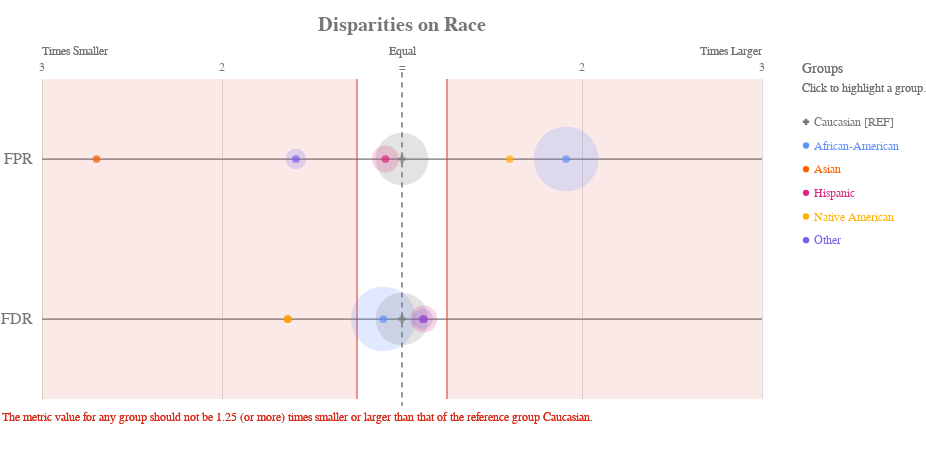

This figure's notebook cell:
### Markdown cell above
### Check for disparities in Race

### Code cell
ap.disparity(bdf, metrics, 'race', fairness_threshold = disparity_tolerance)

### Figure 1 — Vega-Lite specification as saved in the notebook (floating-point values rounded to 4 significant figures)
{"config": {"view": {"continuousWidth": 400, "continuousHeight": 300, "strokeWidth": 0}, "axisLeft": {"labelColor": "rgb(117,117,117)", "labelFont": "Arial", "labelFontSize": 16}, "title": {"align": "center", "baseline": "middle", "color": "rgb(117,117,117)", "font": "Arial", "fontSize": 20, "fontWeight": "bold"}}, "layer": [{"data": {"name": "data-99e6e85d8dec8831ad6997b70771f4a9"}, "mark": {"type": "rule", "stroke": "rgb(117,117,117)", "strokeWidth": 1.25, "tooltip": ""}, "encoding": {"x": {"type": "quantitative", "field": "x", "scale": {"domain": [-2, 2], "range": [40.0, 760.0]}}, "x2": {"field": "x2"}, "y": {"type": "nominal", "axis": {"domain": false, "labelAngle": 0, "labelPadding": -30, "orient": "left", "ticks": false, "title": ""}, "field": "metric", "scale": {"domain": ["FPR", "FDR"], "range": [40.0, 360.0]}}}}, {"data": {"name": "data-79dd248bdaa0ea02c535240e8ad022c8"}, "mark": {"type": "rule", "stroke": "rgb(117,117,117)", "strokeDash": [5, 5], "strokeWidth": 1}, "encoding": {"tooltip": {"value": "Caucasian [REF]"}, "x": {"value": 400.0}, "y": {"value": 33.33}, "y2": {"value": 366.7}}}, {"data": {"name": "data-c233327f4cd9b4c2df31bf8015c83e4a"}, "mark": {"type": "text", "align": "center", "color": "rgb(117,117,117)", "font": "Arial", "fontSize": 12, "fontWeight": "normal", "tooltip": ""}, "encoding": {"text": {"type": "nominal", "field": "label"}, "x": {"type": "quantitative", "field": "value", "scale": {"domain": [-2, 2], "range": [40.0, 760.0]}}, "y": {"value": 28.0}}}, {"layer": [{"mark": {"type": "text", "align": "left", "fill": "rgb(117,117,117)", "font": "Arial", "fontSize": 12, "fontWeight": "normal", "tooltip": ""}, "encoding": {"text": {"value": "Times Smaller"}, "x": {"value": 40.0}, "y": {"value": 12.0}}}, {"mark": {"type": "text", "align": "right", "fill": "rgb(117,117,117)", "font": "Arial", "fontSize": 12, "fontWeight": "normal", "tooltip": ""}, "encoding": {"text": {"value": "Times Larger"}, "x": {"value": 760.0}, "y": {"value": 12.0}}}, {"mark": {"type": "text", "align": "center", "fill": "rgb(117,117,117)", "font": "Arial", "fontSize": 12, "fontWeight": "normal", "tooltip": ""}, "encoding": {"text": {"value": "Equal"}, "x": {"value": 400.0}, "y": {"value": 12.0}}}], "data": {"name": "data-79dd248bdaa0ea02c535240e8ad022c8"}}, {"layer": [{"mark": {"type": "rule", "opacity": 0.8, "stroke": "rgb(217, 46, 28)", "strokeWidth": 1.25, "tooltip": ""}, "encoding": {"x": {"type": "quantitative", "field": "min", "scale": {"domain": [-2, 2], "range": [40.0, 760.0]}}, "y": {"value": 40.0}, "y2": {"value": 360.0}}}, {"mark": {"type": "rule", "opacity": 0.8, "stroke": "rgb(217, 46, 28)", "strokeWidth": 1.25, "tooltip": ""}, "encoding": {"x": {"type": "quantitative", "field": "max", "scale": {"domain": [-2, 2], "range": [40.0, 760.0]}}, "y": {"value": 40.0}, "y2": {"value": 360.0}}}, {"layer": [{"mark": {"type": "rect", "fill": "rgb(217, 46, 28)", "opacity": 0.1, "tooltip": ""}, "encoding": {"x": {"type": "quantitative", "field": "min", "scale": {"domain": [-2, 2], "range": [40.0, 760.0]}}, "x2": {"field": "lower_end"}, "y": {"value": 40.0}, "y2": {"value": 360.0}}}, {"mark": {"type": "rect", "fill": "rgb(217, 46, 28)", "opacity": 0.1, "tooltip": ""}, "encoding": {"x": {"type": "quantitative", "field": "max", "scale": {"domain": [-2, 2], "range": [40.0, 760.0]}}, "x2": {"field": "upper_end"}, "y": {"value": 40.0}, "y2": {"value": 360.0}}}]}, {"data": {"name": "data-79dd248bdaa0ea02c535240e8ad022c8"}, "mark": {"type": "text", "align": "left", "baseline": "top", "fill": "rgb(217, 46, 28)", "font": "Arial", "fontSize": 12, "fontWeight": "normal", "tooltip": ""}, "encoding": {"text": {"value": "The metric value for any group should not be 1.25 (or more) times smaller or larger than that of the reference group Caucasian."}, "x": {"value": 0}, "y": {"value": 373.3}}}], "data": {"name": "data-feb20f5d4dfe62687617135ffee93d46"}}, {"layer": [{"mark": "circle"}, {"data": {"name": "data-5864a158107748c35ed793b866297d9a"}, "mark": {"type": "circle", "opacity": 0.2}, "encoding": {"color": {"condition": {"type": "nominal", "field": "attribute_value", "legend": null, "scale": {"domain": ["Caucasian", "African-American", "Asian", "Hispanic", "Native American", "Other"], "range": ["rgb(117,117,117)", "rgb(100, 143, 255)", "rgb(254, 97, 0)", "rgb(220, 38, 127)", "rgb(255, 176, 0)", "rgb(120, 94, 240)"]}, "selection": "selector001"}, "value": "rgb(224,224,224)"}, "size": {"type": "quantitative", "field": "group_size", "legend": null, "scale": {"domain": [0, 4435.0], "range": [0, 5027.0]}}, "tooltip": [{"type": "nominal", "field": "attribute_value", "title": "Group"}, {"type": "nominal", "field": "tooltip_group_size", "title": "Group Size"}, {"type": "nominal", "field": "tooltip_disparity_explanation_fpr", "title": "Disparity"}, {"type": "quantitative", "field": "fpr", "format": ".2f", "title": "FPR"}], "x": {"type": "quantitative", "axis": {"domain": false, "labels": false, "ticks": false, "title": null, "values": [1, 2, -2, -1]}, "field": "fpr_disparity_scaled", "scale": {"domain": [-2, 2], "range": [40.0, 760.0]}}, "y": {"type": "nominal", "axis": {"domain": false, "grid": false, "labels": false, "ticks": false, "title": " "}, "field": "metric_variable", "scale": {"domain": ["FPR", "FDR"], "range": [40.0, 360.0]}}}, "selection": {"selector003": {"type": "multi", "empty": "all", "fields": ["attribute_value"]}}, "transform": [{"calculate": "'FPR'", "as": "metric_variable"}]}, {"data": {"name": "data-5864a158107748c35ed793b866297d9a"}, "mark": {"type": "circle", "opacity": 0.2}, "encoding": {"color": {"condition": {"type": "nominal", "field": "attribute_value", "legend": null, "scale": {"domain": ["Caucasian", "African-American", "Asian", "Hispanic", "Native American", "Other"], "range": ["rgb(117,117,117)", "rgb(100, 143, 255)", "rgb(254, 97, 0)", "rgb(220, 38, 127)", "rgb(255, 176, 0)", "rgb(120, 94, 240)"]}, "selection": "selector001"}, "value": "rgb(224,224,224)"}, "size": {"type": "quantitative", "field": "group_size", "legend": null, "scale": {"domain": [0, 4435.0], "range": [0, 5027.0]}}, "tooltip": [{"type": "nominal", "field": "attribute_value", "title": "Group"}, {"type": "nominal", "field": "tooltip_group_size", "title": "Group Size"}, {"type": "nominal", "field": "tooltip_disparity_explanation_fdr", "title": "Disparity"}, {"type": "quantitative", "field": "fdr", "format": ".2f", "title": "FDR"}], "x": {"type": "quantitative", "axis": {"domain": false, "labels": false, "ticks": false, "title": null, "values": [1, 2, -2, -1]}, "field": "fdr_disparity_scaled", "scale": {"domain": [-2, 2], "range": [40.0, 760.0]}}, "y": {"type": "nominal", "axis": {"domain": false, "grid": false, "labels": false, "ticks": false, "title": " "}, "field": "metric_variable", "scale": {"domain": ["FPR", "FDR"], "range": [40.0, 360.0]}}}, "selection": {"selector005": {"type": "multi", "empty": "all", "fields": ["attribute_value"]}}, "transform": [{"calculate": "'FDR'", "as": "metric_variable"}]}, {"layer": [{"mark": "point"}, {"data": {"name": "data-5864a158107748c35ed793b866297d9a"}, "mark": {"type": "point", "filled": true, "size": 60}, "encoding": {"color": {"condition": {"type": "nominal", "field": "attribute_value", "legend": null, "scale": {"domain": ["Caucasian", "African-American", "Asian", "Hispanic", "Native American", "Other"], "range": ["rgb(117,117,117)", "rgb(100, 143, 255)", "rgb(254, 97, 0)", "rgb(220, 38, 127)", "rgb(255, 176, 0)", "rgb(120, 94, 240)"]}, "selection": "selector001"}, "value": "rgb(224,224,224)"}, "shape": {"type": "nominal", "field": "attribute_value", "legend": null, "scale": {"domain": ["Caucasian", "African-American", "Asian", "Hispanic", "Native American", "Other"], "range": ["cross", "circle", "circle", "circle", "circle", "circle"]}}, "tooltip": [{"type": "nominal", "field": "attribute_value", "title": "Group"}, {"type": "nominal", "field": "tooltip_group_size", "title": "Group Size"}, {"type": "nominal", "field": "tooltip_disparity_explanation_fpr", "title": "Disparity"}, {"type": "quantitative", "field": "fpr", "format": ".2f", "title": "FPR"}], "x": {"type": "quantitative", "axis": {"domain": false, "labels": false, "ticks": false, "title": null, "values": [1, 2, -2, -1]}, "field": "fpr_disparity_scaled", "scale": {"domain": [-2, 2], "range": [40.0, 760.0]}}, "y": {"type": "nominal", "axis": {"domain": false, "grid": false, "labels": false, "ticks": false, "title": " "}, "field": "metric_variable", "scale": {"domain": ["FPR", "FDR"], "range": [40.0, 360.0]}}}, "selection": {"selector002": {"type": "multi", "empty": "all", "fields": ["attribute_value"]}}, "transform": [{"calculate": "'FPR'", "as": "metric_variable"}]}, {"data": {"name": "data-5864a158107748c35ed793b866297d9a"}, "mark": {"type": "point", "filled": true, "size": 60}, "encoding": {"color": {"condition": {"type": "nominal", "field": "attribute_value", "legend": null, "scale": {"domain": ["Caucasian", "African-American", "Asian", "Hispanic", "Native American", "Other"], "range": ["rgb(117,117,117)", "rgb(100, 143, 255)", "rgb(254, 97, 0)", "rgb(220, 38, 127)", "rgb(255, 176, 0)", "rgb(120, 94, 240)"]}, "selection": "selector001"}, "value": "rgb(224,224,224)"}, "shape": {"type": "nominal", "field": "attribute_value", "legend": null, "scale": {"domain": ["Caucasian", "African-American", "Asian", "Hispanic", "Native American", "Other"], "range": ["cross", "circle", "circle", "circle", "circle", "circle"]}}, "tooltip": [{"type": "nominal", "field": "attribute_value", "title": "Group"}, {"type": "nominal", "field": "tooltip_group_size", "title": "Group Size"}, {"type": "nominal", "field": "tooltip_disparity_explanation_fdr", "title": "Disparity"}, {"type": "quantitative", "field": "fdr", "format": ".2f", "title": "FDR"}], "x": {"type": "quantitative", "axis": {"domain": false, "labels": false, "ticks": false, "title": null, "values": [1, 2, -2, -1]}, "field": "fdr_disparity_scaled", "scale": {"domain": [-2, 2], "range": [40.0, 760.0]}}, "y": {"type": "nominal", "axis": {"domain": false, "grid": false, "labels": false, "ticks": false, "title": " "}, "field": "metric_variable", "scale": {"domain": ["FPR", "FDR"], "range": [40.0, 360.0]}}}, "selection": {"selector004": {"type": "multi", "empty": "all", "fields": ["attribute_value"]}}, "transform": [{"calculate": "'FDR'", "as": "metric_variable"}]}]}]}, {"layer": [{"mark": {"type": "point", "filled": true, "opacity": 1, "size": 39.48}, "encoding": {"color": {"condition": {"type": "nominal", "field": "attribute_value", "legend": null, "scale": {"domain": ["Caucasian", "African-American", "Asian", "Hispanic", "Native American", "Other"], "range": ["rgb(117,117,117)", "rgb(100, 143, 255)", "rgb(254, 97, 0)", "rgb(220, 38, 127)", "rgb(255, 176, 0)", "rgb(120, 94, 240)"]}, "selection": "selector001"}, "value": "rgb(224,224,224)"}, "shape": {"type": "nominal", "field": "attribute_value", "legend": null, "scale": {"domain": ["Caucasian", "African-American", "Asian", "Hispanic", "Native American", "Other"], "range": ["cross", "circle", "circle", "circle", "circle", "circle"]}}, "x": {"value": 804}, "y": {"type": "nominal", "axis": {"domain": false, "grid": false, "labels": false, "ticks": false, "title": " "}, "field": "attribute_value", "scale": {"domain": ["Caucasian", "African-American", "Asian", "Hispanic", "Native American", "Other"], "range": [71, 213]}}}, "selection": {"selector001": {"type": "multi", "empty": "all", "fields": ["attribute_value"]}}}, {"mark": {"type": "text", "align": "left", "baseline": "middle", "font": "Arial", "fontSize": 12, "fontWeight": "normal"}, "encoding": {"color": {"condition": {"type": "nominal", "field": "attribute_value", "legend": null, "scale": {"domain": ["Caucasian", "African-American", "Asian", "Hispanic", "Native American", "Other"], "range": ["rgb(117,117,117)", "rgb(100, 143, 255)", "rgb(254, 97, 0)", "rgb(220, 38, 127)", "rgb(255, 176, 0)", "rgb(120, 94, 240)"]}, "selection": "selector001"}, "value": "rgb(224,224,224)"}, "text": {"type": "nominal", "field": "label"}, "x": {"value": 812}, "y": {"type": "nominal", "axis": {"domain": false, "grid": false, "labels": false, "ticks": false, "title": " "}, "field": "attribute_value", "scale": {"domain": ["Caucasian", "African-American", "Asian", "Hispanic", "Native American", "Other"], "range": [71, 213]}}}, "selection": {"selector006": {"type": "multi", "empty": "all", "fields": ["attribute_value"]}}}, {"data": {"name": "data-79dd248bdaa0ea02c535240e8ad022c8"}, "mark": {"type": "text", "align": "left", "baseline": "middle", "color": "rgb(117,117,117)", "font": "Arial", "fontSize": 12, "fontWeight": "normal"}, "encoding": {"text": {"value": "Click to highlight a group."}, "x": {"value": 800}, "y": {"value": 49}}}, {"data": {"name": "data-79dd248bdaa0ea02c535240e8ad022c8"}, "mark": {"type": "text", "align": "left", "baseline": "middle", "color": "rgb(117,117,117)", "font": "Arial", "fontSize": 14, "fontWeight": "normal"}, "encoding": {"text": {"value": "Groups"}, "x": {"value": 800}, "y": {"value": 30}}}], "data": {"name": "data-88ed55fc5802429837a290e492c87da9"}}], "height": 400, "padding": {"top": 15, "bottom": 10}, "resolve": {"scale": {"size": "independent", "y": "independent"}}, "title": "Disparities on Race", "width": 800, "$schema": "https://vega.github.io/schema/vega-lite/v4.8.1.json", "datasets": {"data-99e6e85d8dec8831ad6997b70771f4a9": [{"metric": "FPR", "x": -2, "x2": 2}, {"metric": "FDR", "x": -2, "x2": 2}], "data-79dd248bdaa0ea02c535240e8ad022c8": [{"a": 1, "b": 0}, {"a": 1, "b": 0}], "data-c233327f4cd9b4c2df31bf8015c83e4a": [{"value": 1, "label": 2}, {"value": 2, "label": 3}, {"value": -2, "label": 3}, {"value": -1, "label": 2}, {"value": 0, "label": "="}], "data-feb20f5d4dfe62687617135ffee93d46": [{"min": -0.25, "max": 0.25, "lower_end": -2, "upper_end": 2}], "data-5864a158107748c35ed793b866297d9a": [{"attribute_name": "race", "attribute_value": "African-American", "group_size": 3696, "total_entities": 7214, "fpr": 0.4485, "fdr": 0.3703, "fpr_disparity": 1.912, "fdr_disparity": 0.9061, "fpr_disparity_scaled": 0.9121, "fdr_disparity_scaled": -0.1036, "tooltip_group_size": "3,696 (51.23%)", "tooltip_disparity_explanation_fpr": "1.91 times larger FPR than the reference group", "tooltip_disparity_explanation_fdr": "1.10 times smaller FDR than the reference group"}, {"attribute_name": "race", "attribute_value": "Asian", "group_size": 32, "total_entities": 7214, "fpr": 0.08696, "fdr": 0.25, "fpr_disparity": 0.3707, "fdr_disparity": 0.6117, "fpr_disparity_scaled": -1.697, "fdr_disparity_scaled": -0.6347, "tooltip_group_size": "32 (0.44%)", "tooltip_disparity_explanation_fpr": "2.70 times smaller FPR than the reference group", "tooltip_disparity_explanation_fdr": "1.63 times smaller FDR than the reference group"}, {"attribute_name": "race", "attribute_value": "Caucasian", "group_size": 2454, "total_entities": 7214, "fpr": 0.2345, "fdr": 0.4087, "fpr_disparity": 1.0, "fdr_disparity": 1.0, "fpr_disparity_scaled": 0.0, "fdr_disparity_scaled": 0.0, "tooltip_group_size": "2,454 (34.02%)", "tooltip_disparity_explanation_fpr": "Reference group", "tooltip_disparity_explanation_fdr": "Reference group"}, {"attribute_name": "race", "attribute_value": "Hispanic", "group_size": 637, "total_entities": 7214, "fpr": 0.2148, "fdr": 0.4579, "fpr_disparity": 0.9159, "fdr_disparity": 1.12, "fpr_disparity_scaled": -0.09184, "fdr_disparity_scaled": 0.1205, "tooltip_group_size": "637 (8.83%)", "tooltip_disparity_explanation_fpr": "1.09 times smaller FPR than the reference group", "tooltip_disparity_explanation_fdr": "1.12 times larger FDR than the reference group"}, {"attribute_name": "race", "attribute_value": "Native American", "group_size": 18, "total_entities": 7214, "fpr": 0.375, "fdr": 0.25, "fpr_disparity": 1.599, "fdr_disparity": 0.6117, "fpr_disparity_scaled": 0.5989, "fdr_disparity_scaled": -0.6347, "tooltip_group_size": "18 (0.25%)", "tooltip_disparity_explanation_fpr": "1.60 times larger FPR than the reference group", "tooltip_disparity_explanation_fdr": "1.63 times smaller FDR than the reference group"}, {"attribute_name": "race", "attribute_value": "Other", "group_size": 377, "total_entities": 7214, "fpr": 0.1475, "fdr": 0.4557, "fpr_disparity": 0.6291, "fdr_disparity": 1.115, "fpr_disparity_scaled": -0.5897, "fdr_disparity_scaled": 0.1151, "tooltip_group_size": "377 (5.23%)", "tooltip_disparity_explanation_fpr": "1.59 times smaller FPR than the reference group", "tooltip_disparity_explanation_fdr": "1.12 times larger FDR than the reference group"}], "data-88ed55fc5802429837a290e492c87da9": [{"attribute_value": "Caucasian", "label": "Caucasian [REF]"}, {"attribute_value": "African-American", "label": "African-American"}, {"attribute_value": "Asian", "label": "Asian"}, {"attribute_value": "Hispanic", "label": "Hispanic"}, {"attribute_value": "Native American", "label": "Native American"}, {"attribute_value": "Other", "label": "Other"}]}}
